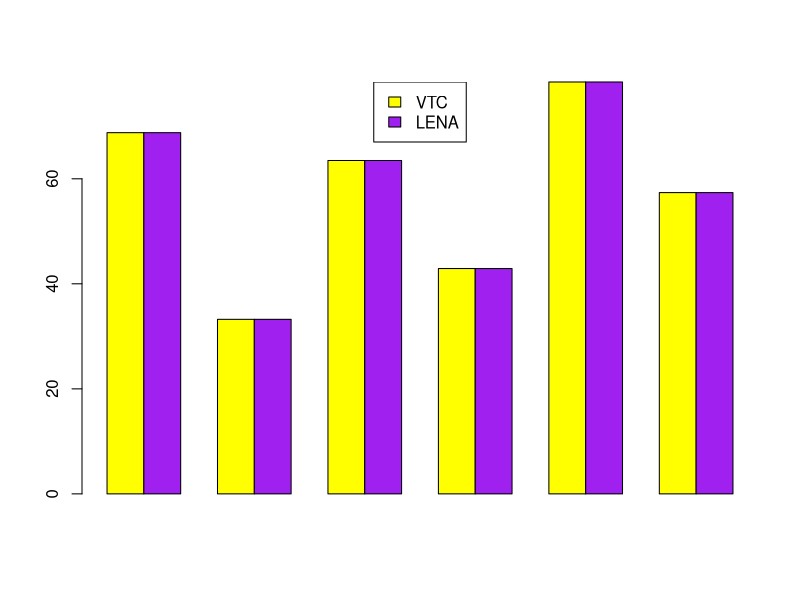

The R source for this figure:
## ---- chunk 1

tab=NULL
tab$precision<-c(62.37, 46.77, 70.30, 39.52, 77.03, 59.20)
tab$recall<-c(76.67, 25.78, 57.87, 46.92, 79.89, 57.42)
tab$fscore<-c(68.78, 33.24, 63.48, 42.91, 78.43, 57.37)
tab=data.frame(tab) 
rownames(tab)<-c("KCHI", "CHI", "FEM", "MAL", "SPEECH", "AVE")

library(kableExtra)
kable(tab,  col.name=c("Precision", "Recall", "Fscore"), align=c( "c", "c", "c"))

## ---- chunk 2

tabLENA=NULL
tabLENA$precision<-c(62.37, 46.77, 70.30, 39.52, 77.03, 59.20)
tabLENA$recall<-c(76.67, 25.78, 57.87, 46.92, 79.89, 57.42)
tabLENA$fscore<-c(68.78, 33.24, 63.48, 42.91, 78.43, 57.37)
tabLENA=data.frame(tabLENA) 
rownames(tabLENA)<-c("KCHI", "CHI", "FEM", "MAL", "SPEECH", "AVE")

library(kableExtra)
kable(tabLENA,  col.name=c("Precision", "Recall", "Fscore"), align=c( "c", "c", "c"))


## ---- chunk 3
data=rbind(tab$fscore,
           tabLENA$fscore)

rownames(data)<-c("VTC", "LENA")
data

barplot(data,
        col = c("yellow", "purple"),
        beside = TRUE)

legend("top",
       legend=c("VTC", "LENA"),
       fill=c("yellow", "purple"))
